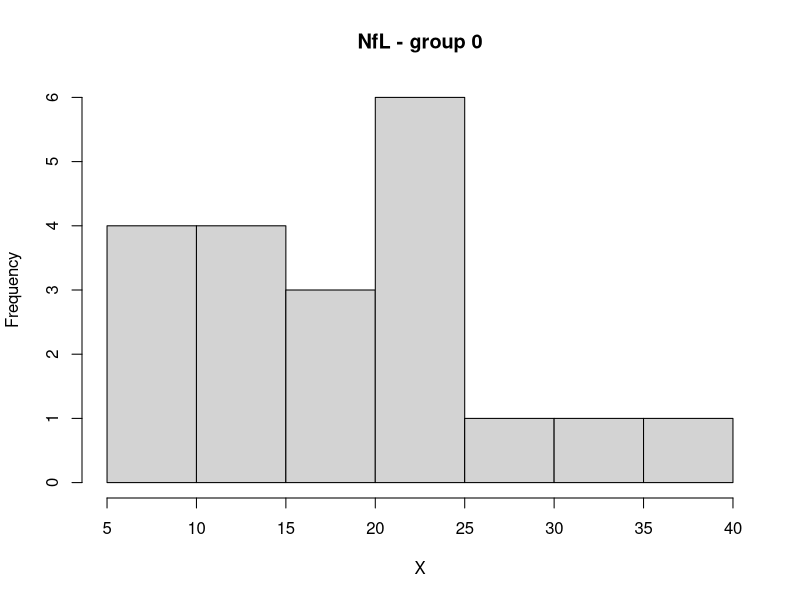
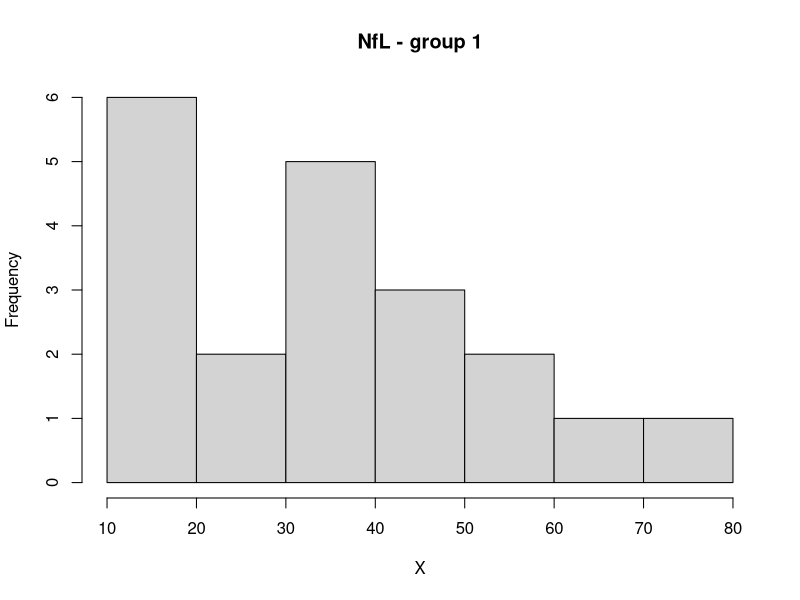

Source code (R) for these figures, in order: (Note: this script raises an error after producing the figures.)
# Install packages
install.packages("tidyverse")
install.packages("car")

# Import packages
library(readr)
library(car)
library(dplyr)
library(MASS)

data <- read.csv("data/Data_T1.csv")

# Examine data structure
head(data)
summary(data)


# Visualise data
hist(data$NFL[data$GROUP == 0], main = "NfL - group 0", xlab = "X")
hist(data$NFL[data$GROUP == 1], main = "NfL - group 1", xlab = "X")

# Fit the NFL data to the normal distribution
normal_params_0 <- fitdistr(data$NFL[data$GROUP == 0], "normal")
normal_params_1 <- fitdistr(data$NFL[data$GROUP == 1], "normal")
normal_params_1

NFL_group_0 = data$NFL[data$GROUP == 0]
NFL_group_1 = data$NFL[data$GROUP == 1]

# Do fitted distributions for group 0 
height_min <- min(NFL_group_0)
height_max <- max(NFL_group_0)
x_pdf <- seq(height_min, height_max, 1)

weibull_params_0 <- fitdistr(NFL_group_0, "weibull")
# Then we sample from the pdfs using the parameter estimates
y_norm <- dnorm(x_pdf, normal_params_0$estimate["mean"], normal_params$estimate["sd"])
y_weib <- dweibull(x_pdf, weibull_params_0$estimate["shape"], weibull_params$estimate["scale"])

# Plot the histogram and lines
hist(NFL_group_0, freq = FALSE, xlab = "NFL concentration", ylab = "Density", main = "NFL Group 0 Fitted Distributions")
lines(x_pdf, y_norm, col="blue")
lines(x_pdf, y_weib, col="red")
legend(x = "topleft", c("normal","Weibull"), col=c("blue","red"), lty = 1, cex = 1)

# Do fitted distributions for group 1 
height_min <- min(NFL_group_1)
height_max <- max(NFL_group_1)
x_pdf <- seq(height_min, height_max, 1)

weibull_params_1 <- fitdistr(NFL_group_1, "weibull")
# Then we sample from the pdfs using the parameter estimates
y_norm <- dnorm(x_pdf, normal_params_1$estimate["mean"], normal_params$estimate["sd"])
y_weib <- dweibull(x_pdf, weibull_params_1$estimate["shape"], weibull_params$estimate["scale"])


# Plot the histogram and lines
hist(NFL_group_1, freq = FALSE, xlab = "NFL concentration", ylab = "Density", main = "NFL Group 1 Fitted Distributions")
lines(x_pdf, y_norm, col="purple")
lines(x_pdf, y_weib, col="orange")
legend(x = "topleft", c("normal","Weibull"), col=c("purple","orange"), lty = 1, cex = 1)



hist(data$PTAU181[data$GROUP == 0], main = "P-tau181 - group 0", xlab = "X")
hist(data$PTAU181[data$GROUP == 1], main = "P-tau181 - group 1", xlab = "X")

#boxplot(data$NFL[data$GROUP == 0], data$NFL[data$GROUP == 1], data = data, main = "NfL - both groups")

boxplot(NFL ~ GROUP, data = data, main = "NfL - both groups")
boxplot(PTAU181 ~ GROUP, data = data, main = "P-tau181 - both groups")

qqPlot(data$NFL[data$GROUP == 0], main = "NfL - group 0")
qqPlot(data$NFL[data$GROUP == 1], main = "NfL - group 1")

qqPlot(data$PTAU181[data$GROUP == 0], main = "NfL - group 0")
qqPlot(data$PTAU181[data$GROUP == 1], main = "NfL - group 1")

# Test for normality
shapiro.test(data$NFL[data$GROUP == 0])
shapiro.test(data$NFL[data$GROUP == 1])
shapiro.test(data$PTAU181[data$GROUP == 0])
shapiro.test(data$PTAU181[data$GROUP == 1])

# T-test for NfL (normal)
var.test(NFL ~ GROUP, data = data)

t.test(NFL ~ GROUP, data = data, var.equal = FALSE)

# Wilcoxon test for P-tau181 (not normal)
wilcox.test(PTAU181 ~ GROUP, data = data)
